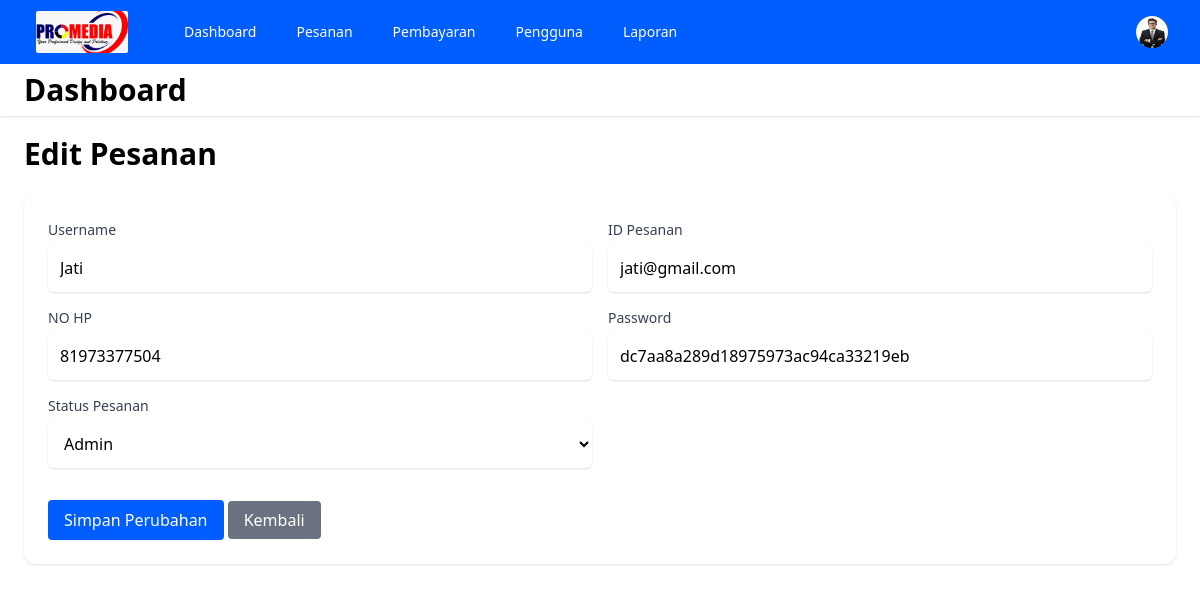
The page /views/admin/dashboard.php?page=verifikasipengguna&email=jati@gmail.com (signed in) on the database its author committed.
### tables this page shows
CREATE TABLE `pengguna` (
  `username` varchar(100) NOT NULL,
  `email` varchar(100) NOT NULL,
  `no_hp` varchar(25) NOT NULL,
  `alamat` text NOT NULL,
  `password` varchar(50) NOT NULL,
  `role` varchar(25) DEFAULT NULL
);

### views/admin/verifikasipengguna.php (the view, shortened to what this page needs)
<div class="max-w-6xl mx-auto mt-5">
    <header class="mb-6">
        <h1 class="text-3xl font-bold text-primary">
            Edit Pesanan
        </h1>
    </header>
    <?php
        include "../../database/koneksi.php";
        if(isset($_GET['email'])) {
        $email=$_GET['email'];
        $query = "SELECT  * FROM pengguna where email = '$email'";
        $result = mysqli_query($koneksi, $query);
        $data = mysqli_fetch_array($result);
}
    ?>
    <form class="bg-white p-6 rounded-xl shadow space-y-4 mt-5" method="POST" action="" enctype="multipart/form-data">
        <div class="grid grid-cols-1 md:grid-cols-2 gap-4">
            <div>
                <label class="block text-sm font-medium text-gray-700">Username</label>
                <input type="text" name="username" value="<?php echo $data['username']; ?>"
                    class="p-3 mt-1 block w-full rounded-md border-gray-300 shadow-sm" readonly>
            </div>
            <div>
                <label class="block text-sm font-medium text-gray-700">ID Pesanan</label>
                <input type="text" name="email" value="<?php echo $data['email']; ?>"
                    class="p-3 mt-1 block w-full rounded-md border-gray-300 shadow-sm" readonly>
            </div>
            <div>
                <label class="block text-sm font-medium text-gray-700">NO HP</label>
                <input type="text" name="no_hp" value="<?php echo $data['no_hp']; ?>"
                    class="p-3 mt-1 block w-full rounded-md border-gray-300 shadow-sm" readonly>
            </div>
            <div>
                <label class="block text-sm font-medium text-gray-700">Password</label>
                <input type="text" name="password" value="<?php echo $data['password']; ?>"
                    class="p-3 mt-1 block w-full rounded-md border-gray-300 shadow-sm" readonly>
            </div>
            <div>
                <label class="block text-sm font-medium text-gray-700">Status Pesanan</label>
                <select name="role" class="p-3 mt-1 block w-full rounded-md border-gray-300 shadow-sm">
                    <option value="admin" <?php echo $data['role'] == "admin" ? "selected" : ""; ?>>
                        Admin</option>
                </select>
            </div>
        </div>
        <div class="pt-4">
            <button type="submit" class="bg-[#005EFF] text-white px-4 py-2 rounded hover:bg-blue-700">Simpan
                Perubahan</button>
            <a href="?page=pengguna" class="bg-gray-500 text-white px-4 py-2 rounded hover:bg-black">Kembali</a>
        </div>
    </form>
</div>

### rows shown on the page
pengguna: username "Jati", email "jati@gmail.com", no_hp "81973377504", password "dc7aa8a289d18975973ac94ca33219eb", role "Admin"
